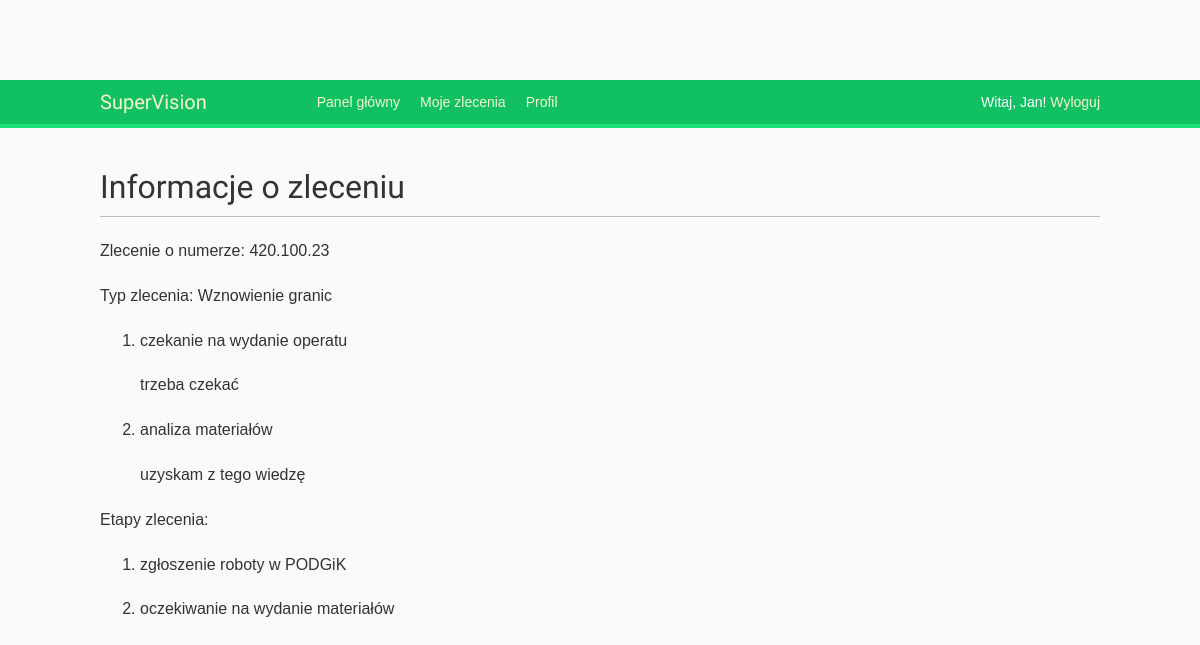
Screenshot of /account/orders/2/ (signed in) with the database file from the repository.
### jobprogress/models.py (models this page shows, shortened)
class Job(models.Model):
    STATUS_CHOICES = [
        ('status_1', 's1'),
    ]
    investor = models.ForeignKey(User, on_delete=models.CASCADE, verbose_name='klient', related_name='job_kerg')
    job_type = models.ForeignKey(JobTemplate, on_delete=models.PROTECT, verbose_name='typ pracy')
    plot_number = models.CharField('numer działki', max_length=12)
    work_id = models.CharField(max_length=10, null=True)
    body = models.TextField('opis', max_length=80, null=True)
    status = models.CharField('status', max_length=20, choices=STATUS_CHOICES)
    created = models.DateTimeField('utworzono', default=timezone.now)
    updated = models.DateTimeField('ostatnia aktualizacja', auto_now=True)
    class Meta:
        ordering = ('-created',)
        verbose_name = 'Robotę'
        verbose_name_plural = 'Roboty'
    def __str__(self):
        return self.job_type.job_template_name

class JobTemplate(models.Model):
    job_template_name = models.CharField('rodzaj pracy', max_length=30, unique=True)
    class Meta:
        verbose_name = 'Szablon'
        verbose_name_plural = 'Szablony'

class Task(models.Model):
    name = models.CharField('nazwa zadania', max_length=60)
    parent_job = models.ForeignKey(Job, on_delete=models.CASCADE, verbose_name='Robota')
    body = models.TextField('opis', max_length=120, null=True)
    created = models.DateTimeField('utworzono', default=timezone.now)
    updated = models.DateTimeField('ostatnia aktualizacja', auto_now=True)
    class Meta:
        verbose_name = 'Zadanie'
        verbose_name_plural = 'Zadania'

class Status(models.Model):
    job_template = models.ForeignKey(JobTemplate, on_delete=models.CASCADE, verbose_name='Rodzaj Pracy')
    status_id = models.CharField('ID statusu', max_length=30)
    status_name = models.CharField('nazwa statusu', max_length=80)
    body = models.TextField('opis', max_length=120, blank=True, null=True)
    class Meta:
        ordering = ('status_id',)
        verbose_name = 'Etap'
        verbose_name_plural = 'Etapy'
    def __str__(self):
        return self.status_name

### account/views.py (the view)
# urls.py: re_path(r'^orders/(?P<order_id>\d+)/$', views.order, name='order')
@login_required
def order(request, order_id):
    order = Job.objects.get(id=order_id)
    tasks = order.task_set.all()
    jobtemplate = JobTemplate.objects.get(pk=order.job_type_id)
    statuses = jobtemplate.status_set.all()
    context = {'order': order,
               'tasks': tasks,
               'job_type': jobtemplate,
               'statuses': statuses
               }
    return render(request, 'account/order.html', context)

### account/templates/account/order.html (shortened to what this page needs)
{% extends "base.html" %}
{% block content %}
    <h1>Informacje o zleceniu</h1>
    <p>Zlecenie o numerze: {{ order.work_id }}</p>
    <p>Typ zlecenia: {{ order }}</p>
    <ol>
    {% for task in tasks %}
        <li>
            <p>{{ task.name }}</p>
            <p>{{ task.body|linebreaks }}</p>
        </li>
    {% empty %}
            Nie dodano żadnego zadania.
    {% endfor %}
    </ol>
    <p>Etapy zlecenia:</p>
    <ol>
    {% for status in statuses %}
        <li>
            <p>{{ status }}</p>
        </li>
    {% empty %}
            Nie dodano żadnego statusu.
    {% endfor %}
    </ol>
{% endblock %}

### account/templates/base.html (shortened to what this page needs)
{% load static %}
<!DOCTYPE html>
<html lang="en">
<head>
    <link href="{% static "css/base.css" %}" rel="stylesheet">
</head>
<body>
<div id="header">
    <span class="logo">SuperVision</span>
    {% if request.user.is_authenticated %}
        <ul class="menu">
            <li {% if section == "dashboard" %}class="selected"{% endif %}>
                <a href="{% url "dashboard" %}">Panel główny</a>
            </li>
            <li {% if section == "orders" %}class="selected"{% endif %}>
                <a href="{% url "orders" %}">Moje zlecenia</a>
            </li>
            <li {% if section == "profile" %}class="selected"{% endif %}>
                <a href="#">Profil</a>
            </li>
        </ul>
    {% endif %}
    <span class="user">
 {% if request.user.is_authenticated %}
     Witaj, {{ request.user.first_name }}!
     <a href="{% url "logout" %}">Wyloguj</a>
 {% else %}
     <a href="{% url "login" %}">Zaloguj</a>
 {% endif %}
 </span>
</div>
<div id="content">
    {% block content %}
    {% endblock %}
</div>
</body>
</html>

### account/static/css/base.css (style rules this page uses)
body { margin:0; padding:0; font-family:helvetica, sans-serif; background: darkorange; }
p { line-height: 1.8; }
a { color:#12c064; text-decoration:none; }
h1, h2, h3, h4, h5 , h6 { font-family: 'Muli', sans-serif; font-weight:normal; }
h1 { border-bottom:1px solid #bbb; padding:0 0 10px 0; margin:10px 0 20px 0; }
ol { line-height:1.5; }
#header { padding:10px 100px; font-size:14px; background:#12c064; color:#fff; border-bottom:4px solid #1cdf78; overflow:auto; }
#header .logo { font-family: 'Muli', sans-serif; float:left; color:#f3f7cc; font-size:20px; margin-right:10%; }
#header ul.menu { list-style:none; float:left; margin:0; padding:0; }
#header ul.menu li { float:left; padding:4px 10px; }
#header a { color:#f3f7cc; }
#header .user { float:right; padding-top:4px; }
#content { padding:30px 100px; }
body { background: #fafafa; color: #333333; margin-top: 5rem; }

### rows the page displays
Job: work_id "420.100.23", job_type.job_template_name "Wznowienie granic"
Task: name "czekanie na wydanie operatu", body "trzeba czekać"
Task: name "analiza materiałów", body "uzyskam z tego wiedzę"
Status: status_name "zgłoszenie roboty w PODGiK"
Status: status_name "oczekiwanie na wydanie materiałów"

### other values shown
{{ request.user.first_name }} "Jan"
